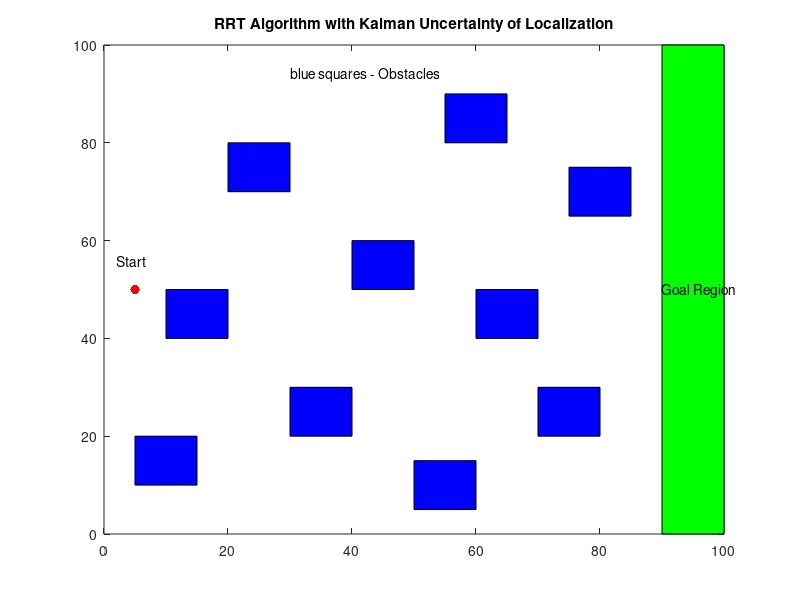

MATLAB code for this plot:


figure; hold on;
axis([0 100 0 100]);
box on;
title("RRT Algorithm with Kalman Uncertainty of Localization")
text(2,56,'Start')

% Define and plot the start state for the planning problem
%               x  y
start_state = [ 5 50];
plot(start_state(1),start_state(2),'.r','MarkerSize',20);

% Define and plot the goal region for the planning problem
%              x1 y1  x2  y2   x3  y3  x4  y4
goal_region = [90  0 100   0  100 100  90 100];
goal_x = [goal_region(1) goal_region(3) goal_region(5) goal_region(7)];
goal_y = [goal_region(2) goal_region(4) goal_region(6) goal_region(8)];
patch(goal_x,goal_y,'green');

% Define and plot the locations of the obstacles
%             x1 y1 x2 y2 x3 y3 x4 y4
obstacles = [  5 10 15 10 15 20  5 20; % obstacle 1
              10 40 20 40 20 50 10 50; % obstacle 2
              20 70 30 70 30 80 20 80; % ...etc...
              30 20 40 20 40 30 30 30; 
              40 50 50 50 50 60 40 60;
              50  5 60  5 60 15 50 15;
              55 80 65 80 65 90 55 90;
              60 40 70 40 70 50 60 50;
              70 20 80 20 80 30 70 30;
              75 65 85 65 85 75 75 75 ];

num_obstacles = size(obstacles,1);

for i_obs = 1:num_obstacles
    obs_x = [obstacles(i_obs,1) obstacles(i_obs,3) obstacles(i_obs,5) obstacles(i_obs,7)];
    obs_y = [obstacles(i_obs,2) obstacles(i_obs,4) obstacles(i_obs,6) obstacles(i_obs,8)];
    patch(obs_x,obs_y,'blue');
end
text(90,50,'Goal Region')
text(30,94,"blue squares - Obstacles")
